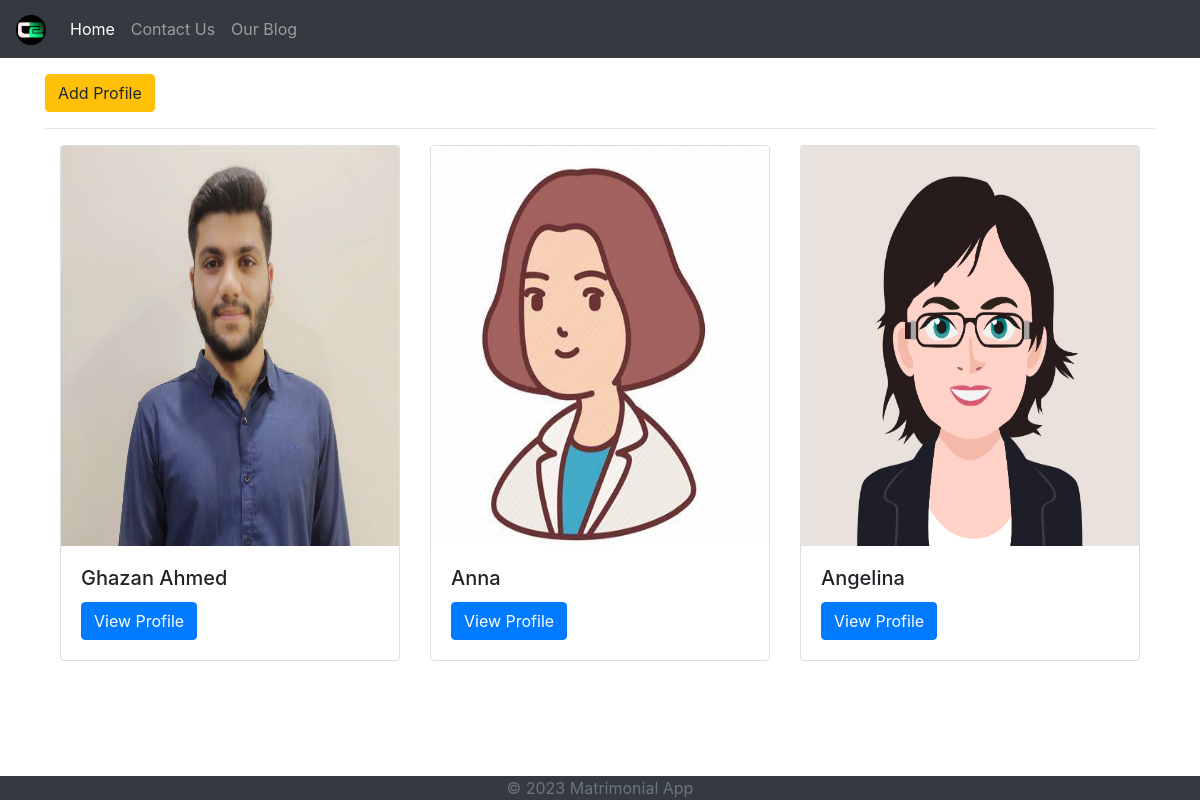
The page / on the database its author committed.
### matrimony/models.py (models this page shows, shortened)
class Profile(models.Model):
    GENDER_CHOICES=[
        ('M','Male'),
        ('F','Female')
    ]
    name=models.CharField(max_length=100)
    profile_pic=models.ImageField(null=True, blank=True)
    age=models.IntegerField(null=True)
    gender=models.CharField(max_length=1, choices=GENDER_CHOICES)
    occupation=models.CharField(max_length=100,null=True, blank=True)
    birth_date=models.DateField(null=True)
    is_married=models.BooleanField(default=False)
    email=models.EmailField(max_length=254, unique=True)
    religion=models.ForeignKey(Religion, on_delete=models.CASCADE, related_name='profiles', null=True)
    sect=models.ForeignKey(Sect, on_delete=models.CASCADE, related_name='profiles', null=True)
    caste=models.ForeignKey(Caste, on_delete=models.CASCADE, related_name='profiles', null=True)
    hobbies = models.ManyToManyField(hobby, related_name='profiles', null=True)
    father=models.OneToOneField(FatherProfile, on_delete=models.CASCADE, related_name='dependent', null=True)

### matrimony/views.py (the view)
# urls.py: path('', views.ProfileListView, name='profile_list'),
def ProfileListView(request):
    profiles=Profile.objects.all()
    user = request.user
    return render (request, 'matrimony/profile_list.html',{'profiles':profiles, 'user':user})

### matrimony/templates/matrimony/profile_list.html (shortened to what this page needs)
{% extends 'base.html' %}
{% load static %}
{% block content %}
<a href="{% url 'matrimony:new_profile' %}" class="btn btn-warning">Add Profile</a>
<hr>
<div class="container">
    <div class="row">
        {% for profile in profiles %}
        <div class="col-md-4">
            <div class="card">
                <img class="card-img-top" src="{{ profile.profile_pic.url }}" alt="Profile picture" width="300" height="400">
                <div class="card-body">
                    <h5 class="card-title">{{ profile.name }}</h5>
                    <a href="{% url 'matrimony:profile_detail' profile.id %}" class="btn btn-primary">View Profile</a>
                </div>
            </div>
        </div>
        {% endfor %}
    </div>
</div>
{% endblock %}

### templates/base.html (shortened to what this page needs)
{% load static %}
<!DOCTYPE html>
<html>
<head>
    <link rel="stylesheet" href="https://stackpath.bootstrapcdn.com/bootstrap/4.3.1/css/bootstrap.min.css">
    <link rel="stylesheet" href="{% static 'matrimony/css/styles.css' %}">
</head>
<body>
    {% include 'header.html' %}
    <main role="main" class="container">
        {% block content %}{% endblock %}
    </main>
    {% include 'footer.html' %}
</body>
</html>

### templates/header.html (shortened to what this page needs)
{% load static %}
<nav class="navbar navbar-expand-lg navbar-dark bg-dark">
    <a class="navbar-brand" href="{% url 'matrimony:profile_list' %}"><img src="{% static 'images/Picture1.png' %}" width="30px" alt=""></a>
    <div class="collapse navbar-collapse" id="navbarNav">
      <ul class="navbar-nav">
        <li class="nav-item active">
          <a class="nav-link" href="{% url 'matrimony:profile_list' %}">Home</a>
        </li>
        <li class="nav-item ">
          <a class="nav-link" href="{% url 'matrimony:contact' %}">Contact Us</a>
        </li>
        <li class="nav-item ">
          <a class="nav-link" href="{% url 'blog:post_list' %}">Our Blog</a>
        </li>
      </ul>
    </div>
  </nav>

### templates/footer.html
<footer class="footer bg-dark mt-5 fixed-bottom">
    <div class="container">
      <span class="text-muted text-center d-block">© 2023 Matrimonial App</span>
    </div>
  </footer>

### matrimony/static/matrimony/css/styles.css (style rules this page uses)
main { margin-bottom: 40px; }

### rows shown on the page
Profile: profile_pic (picture), name "Ghazan Ahmed"
Profile: profile_pic (picture), name "Anna"
Profile: profile_pic (picture), name "Angelina"
